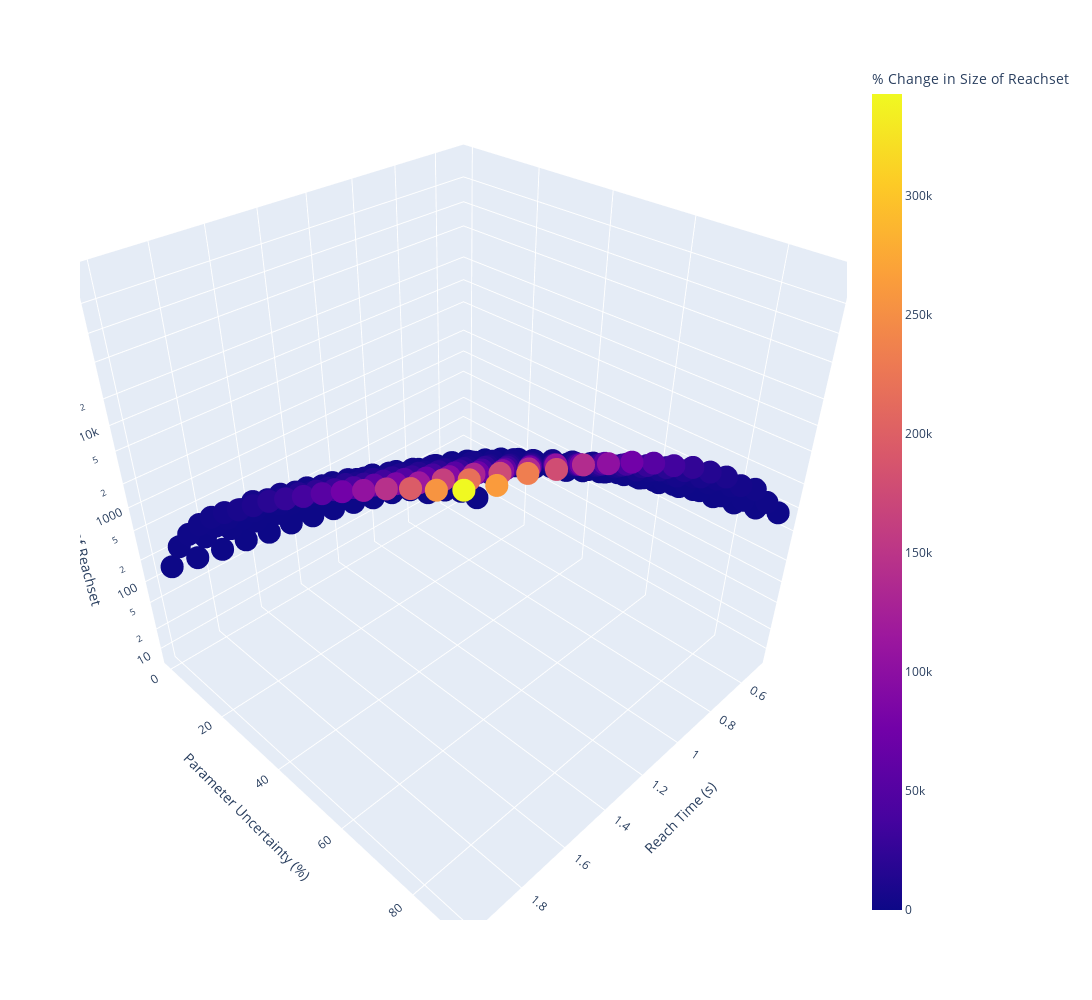

Notebook cell for this chart:
### Code cell
labs = {"percent_change_in_size_of_reachset":"% Change in Size of Reachset",
       "reach_time":"Reach Time (s)","parameter_uncertainty":"Parameter Uncertainty (%)"}

fig = px.scatter_3d(ru_plot, x="reach_time", y="parameter_uncertainty", 
                    z="percent_change_in_size_of_reachset",
                    color='percent_change_in_size_of_reachset',log_z=True,
                   labels=labs,width=1500, height=1000)
fig.show()

### Figure 1 — Plotly figure (JSON) as saved in the notebook; plotly's stock layout.template omitted (floating-point values rounded to 4 significant figures; data arrays with more than 128 entries replaced by an {"elided": "..."} marker saying what was removed)
{"data": [{"hovertemplate": "Reach Time (s)=%{x}<br>Parameter Uncertainty (%)=%{y}<br>% Change in Size of Reachset=%{marker.color}<extra></extra>", "legendgroup": "", "marker": {"color": {"elided": "304 float values"}, "coloraxis": "coloraxis", "symbol": "circle"}, "mode": "markers", "name": "", "scene": "scene", "showlegend": false, "type": "scatter3d", "x": {"elided": "304 float values"}, "y": {"elided": "304 int values"}, "z": {"elided": "304 float values"}}], "layout": {"coloraxis": {"colorbar": {"title": {"text": "% Change in Size of Reachset"}}, "colorscale": [[0, "#0d0887"], [0.1111, "#46039f"], [0.2222, "#7201a8"], [0.3333, "#9c179e"], [0.4444, "#bd3786"], [0.5556, "#d8576b"], [0.6667, "#ed7953"], [0.7778, "#fb9f3a"], [0.8889, "#fdca26"], [1, "#f0f921"]]}, "height": 1000, "legend": {"tracegroupgap": 0}, "margin": {"t": 60}, "scene": {"domain": {"x": [0, 1], "y": [0, 1]}, "xaxis": {"title": {"text": "Reach Time (s)"}}, "yaxis": {"title": {"text": "Parameter Uncertainty (%)"}}, "zaxis": {"title": {"text": "% Change in Size of Reachset"}, "type": "log"}}, "width": 1500}}
